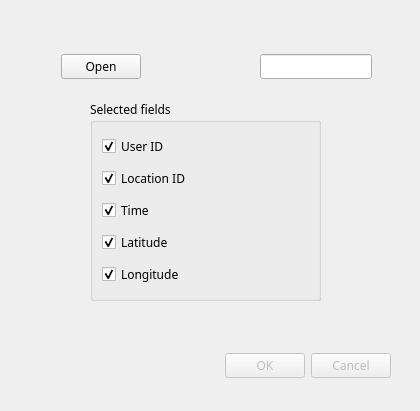
<?xml version="1.0" encoding="UTF-8"?>
<ui version="4.0">
 <class>Filter</class>
 <widget class="QDialog" name="Filter">
  <property name="enabled">
   <bool>true</bool>
  </property>
  <property name="geometry">
   <rect>
    <x>0</x>
    <y>0</y>
    <width>420</width>
    <height>411</height>
   </rect>
  </property>
  <property name="sizePolicy">
   <sizepolicy hsizetype="Fixed" vsizetype="Fixed">
    <horstretch>0</horstretch>
    <verstretch>0</verstretch>
   </sizepolicy>
  </property>
  <property name="font">
   <font>
    <family>微软雅黑</family>
   </font>
  </property>
  <property name="windowTitle">
   <string>filter</string>
  </property>
  <widget class="QDialogButtonBox" name="buttonBox">
   <property name="enabled">
    <bool>false</bool>
   </property>
   <property name="geometry">
    <rect>
     <x>190</x>
     <y>350</y>
     <width>201</width>
     <height>32</height>
    </rect>
   </property>
   <property name="orientation">
    <enum>Qt::Horizontal</enum>
   </property>
   <property name="standardButtons">
    <set>QDialogButtonBox::Cancel|QDialogButtonBox::Ok</set>
   </property>
  </widget>
  <widget class="QGroupBox" name="groupBox">
   <property name="geometry">
    <rect>
     <x>90</x>
     <y>100</y>
     <width>231</width>
     <height>201</height>
    </rect>
   </property>
   <property name="title">
    <string>Selected fields</string>
   </property>
   <layout class="QVBoxLayout" name="verticalLayout">
    <item>
     <widget class="QCheckBox" name="checkBoxUserID">
      <property name="text">
       <string>User ID</string>
      </property>
      <property name="checkable">
       <bool>true</bool>
      </property>
      <property name="checked">
       <bool>true</bool>
      </property>
     </widget>
    </item>
    <item>
     <widget class="QCheckBox" name="checkBoxLocationID">
      <property name="text">
       <string>Location ID</string>
      </property>
      <property name="checked">
       <bool>true</bool>
      </property>
     </widget>
    </item>
    <item>
     <widget class="QCheckBox" name="checkBoxTime">
      <property name="text">
       <string>Time</string>
      </property>
      <property name="checked">
       <bool>true</bool>
      </property>
     </widget>
    </item>
    <item>
     <widget class="QCheckBox" name="checkBoxLatitude">
      <property name="text">
       <string>Latitude</string>
      </property>
      <property name="checked">
       <bool>true</bool>
      </property>
     </widget>
    </item>
    <item>
     <widget class="QCheckBox" name="checkBoxLongitude">
      <property name="text">
       <string>Longitude</string>
      </property>
      <property name="checked">
       <bool>true</bool>
      </property>
     </widget>
    </item>
   </layout>
  </widget>
  <widget class="QWidget" name="layoutWidget">
   <property name="geometry">
    <rect>
     <x>61</x>
     <y>51</y>
     <width>311</width>
     <height>31</height>
    </rect>
   </property>
   <layout class="QHBoxLayout" name="horizontalLayout">
    <item>
     <widget class="QPushButton" name="openButton">
      <property name="text">
       <string>Open</string>
      </property>
     </widget>
    </item>
    <item>
     <spacer name="horizontalSpacer">
      <property name="orientation">
       <enum>Qt::Horizontal</enum>
      </property>
      <property name="sizeHint" stdset="0">
       <size>
        <width>40</width>
        <height>20</height>
       </size>
      </property>
     </spacer>
    </item>
    <item>
     <widget class="QLineEdit" name="lineEdit">
      <property name="enabled">
       <bool>true</bool>
      </property>
      <property name="readOnly">
       <bool>true</bool>
      </property>
     </widget>
    </item>
   </layout>
  </widget>
 </widget>
 <resources/>
 <connections>
  <connection>
   <sender>buttonBox</sender>
   <signal>accepted()</signal>
   <receiver>Filter</receiver>
   <slot>accept()</slot>
   <hints>
    <hint type="sourcelabel">
     <x>248</x>
     <y>254</y>
    </hint>
    <hint type="destinationlabel">
     <x>157</x>
     <y>274</y>
    </hint>
   </hints>
  </connection>
  <connection>
   <sender>buttonBox</sender>
   <signal>rejected()</signal>
   <receiver>Filter</receiver>
   <slot>reject()</slot>
   <hints>
    <hint type="sourcelabel">
     <x>316</x>
     <y>260</y>
    </hint>
    <hint type="destinationlabel">
     <x>286</x>
     <y>274</y>
    </hint>
   </hints>
  </connection>
 </connections>
</ui>
